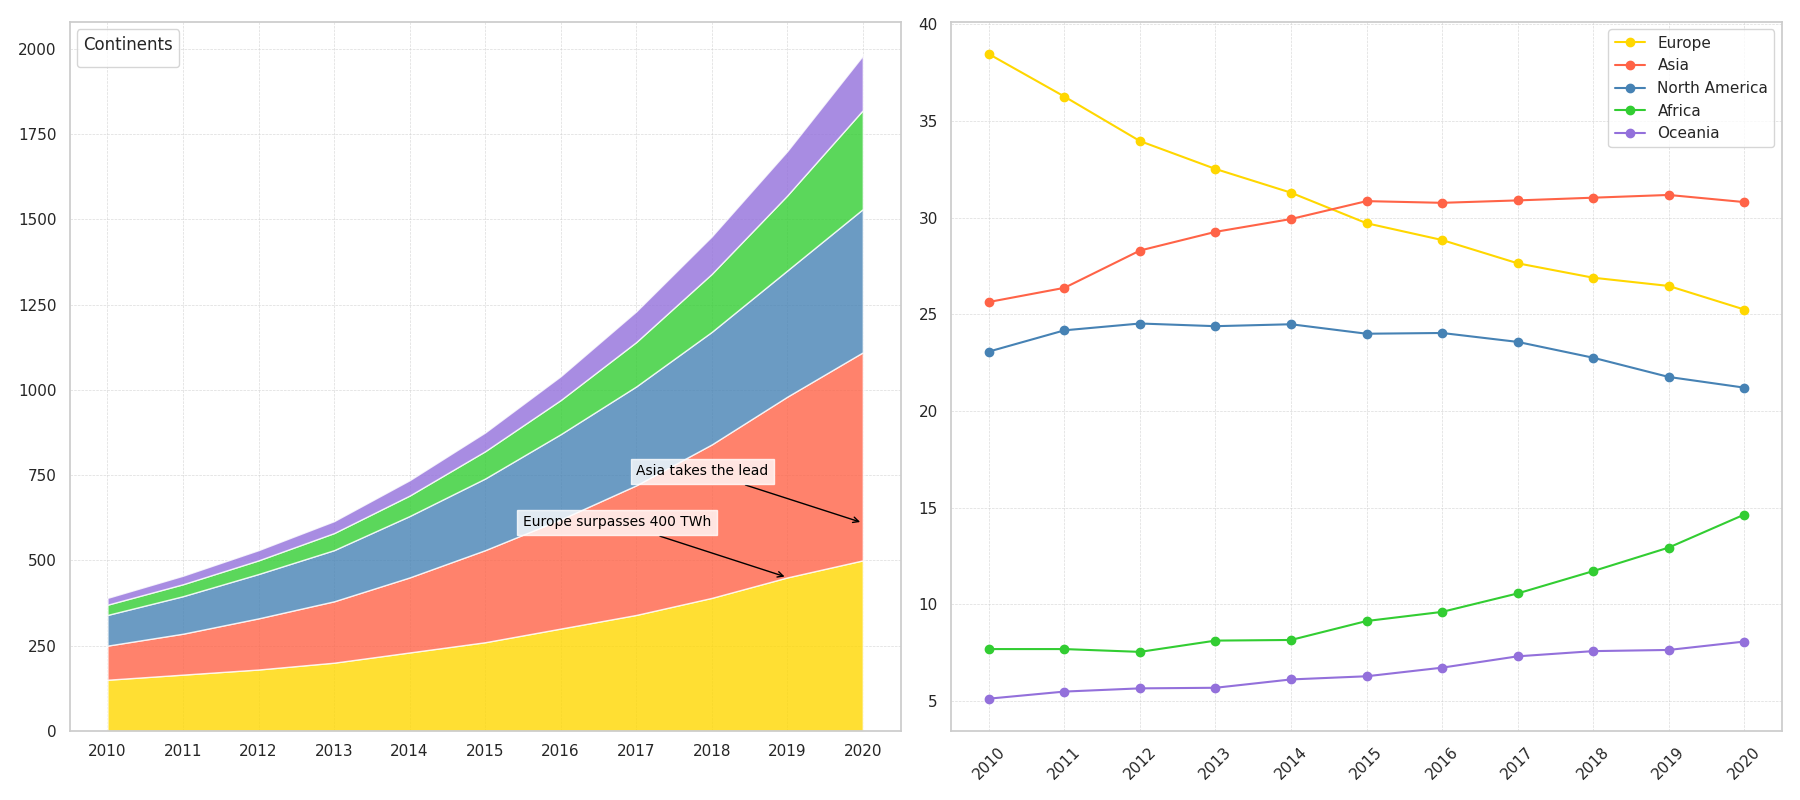

Here is the Python script that generated this plot:
import matplotlib.pyplot as plt
import numpy as np

years = np.arange(2010, 2021)
europe_renewables = np.array([150, 165, 180, 200, 230, 260, 300, 340, 390, 450, 500])
asia_renewables = np.array([100, 120, 150, 180, 220, 270, 320, 380, 450, 530, 610])
north_america_renewables = np.array([90, 110, 130, 150, 180, 210, 250, 290, 330, 370, 420])
africa_renewables = np.array([30, 35, 40, 50, 60, 80, 100, 130, 170, 220, 290])
oceania_renewables = np.array([20, 25, 30, 35, 45, 55, 70, 90, 110, 130, 160])

total_renewables = europe_renewables + asia_renewables + north_america_renewables + africa_renewables + oceania_renewables

europe_share = (europe_renewables / total_renewables) * 100
asia_share = (asia_renewables / total_renewables) * 100
north_america_share = (north_america_renewables / total_renewables) * 100
africa_share = (africa_renewables / total_renewables) * 100
oceania_share = (oceania_renewables / total_renewables) * 100

fig, (ax1, ax2) = plt.subplots(1, 2, figsize=(18, 8), sharex=True)

ax1.stackplot(years, europe_renewables, asia_renewables, north_america_renewables,
              africa_renewables, oceania_renewables,
              colors=['#FFD700', '#FF6347', '#4682B4', '#32CD32', '#9370DB'], alpha=0.8)

ax1.legend(loc='upper left', title='Continents')
ax1.grid(True, linestyle='--', linewidth=0.5, alpha=0.7)

ax1.annotate('Europe surpasses 400 TWh', xy=(2019, 450), xytext=(2015.5, 600),
             arrowprops=dict(arrowstyle='->', color='black'), color='black', fontsize=10, bbox=dict(facecolor='white', alpha=0.8))

ax1.annotate('Asia takes the lead', xy=(2020, 610), xytext=(2017, 750),
             arrowprops=dict(arrowstyle='->', color='black'), color='black', fontsize=10, bbox=dict(facecolor='white', alpha=0.8))

ax2.plot(years, europe_share, label='Europe', color='#FFD700', marker='o')
ax2.plot(years, asia_share, label='Asia', color='#FF6347', marker='o')
ax2.plot(years, north_america_share, label='North America', color='#4682B4', marker='o')
ax2.plot(years, africa_share, label='Africa', color='#32CD32', marker='o')
ax2.plot(years, oceania_share, label='Oceania', color='#9370DB', marker='o')

ax2.legend(loc='upper right')
ax2.grid(True, linestyle='--', linewidth=0.5, alpha=0.7)

plt.xticks(years, rotation=45)
plt.tight_layout()
plt.show()
